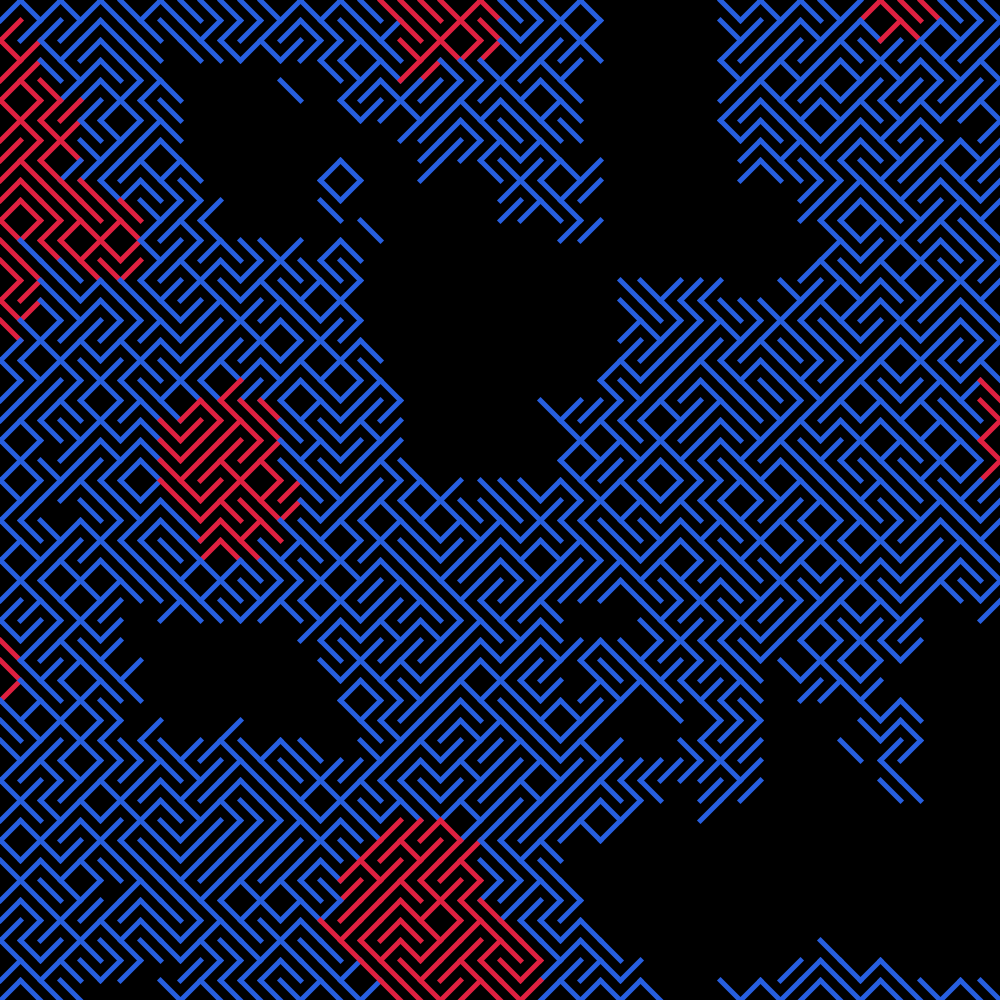
Frame 1 (no input)
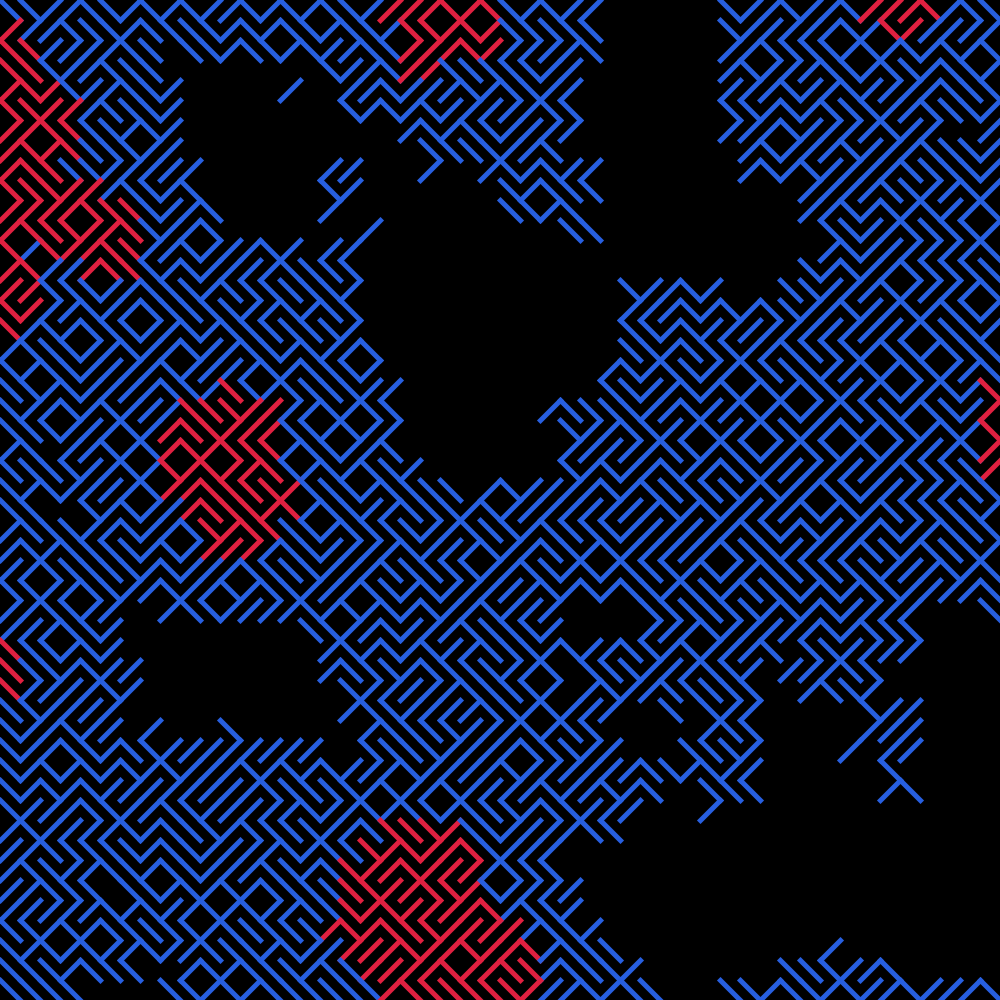
Frame 2 (the mouse pressed at the canvas centre, redrawn once)

The Processing sketch that drew these frames (run headless with seeded random() and noise(); the mouse was pressed at the canvas centre and the sketch redrawn once):

// Processing sketch: Ruins
// ── Ruins.pde
int n, rows, cols, size;
float xoff, yoff, ruins, redValue, sum, ave ;
color red, purple, blue;

void setup() {
  size(1000, 1000);
  noLoop();

  n = 20;
  rows = height/n;
  cols = width/n;
  size = rows*cols;
  xoff=0.09;
  yoff=0.09;
  ruins = 0.08;
  redValue = 0.2;

  red = #E02040;
  blue = #275FE0;
  purple = #C00080;
}

void draw() {

  background(0);

  strokeCap(PROJECT);
  strokeWeight(5);

  sum = 0.0;
  for (int i=0; i<size; i++) {
    sum+=noise(xoff*(i%cols), yoff*(i/cols));
  }

  ave = sum/size;

  for (int i=0; i<size; i++) {
    if (noise(xoff*(i%cols), yoff*(i/cols))>=ave-ruins) {
      if (noise(xoff*(i%cols), yoff*(i/cols))>ave+redValue) {
        stroke(red);
      } else {
        stroke(blue);
      }
      if (random(1)<0.5) {
        line(n*(i%cols), n*(i/cols), n*(i%cols)+n, n*(i/cols)+n);
      } else {
        line(n*(i%cols)+n, n*(i/cols), n*(i%cols), n*(i/cols)+n);
      }
    }
  }
}
